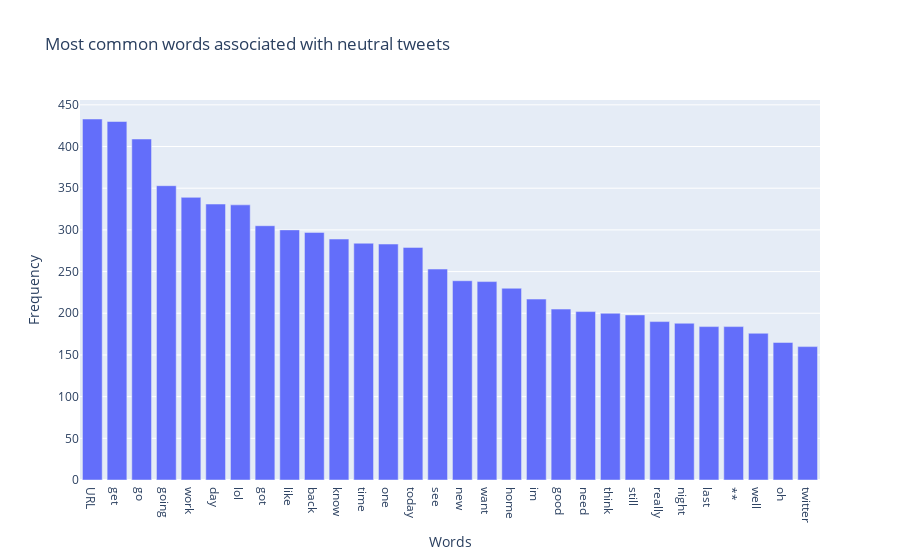

The code cell stored with this chart in its notebook:
### Code cell
plot_freq_dist(create_corpus(neutral_text_2), title = 'Most common words associated with neutral tweets')

### Figure 1 — Plotly figure (JSON) as saved in the notebook; plotly's stock layout.template omitted (floating-point values rounded to 4 significant figures)
{"data": [{"alignmentgroup": "True", "hovertemplate": "Words=%{x}<br>Frequency=%{y}<extra></extra>", "legendgroup": "", "marker": {"color": "#636efa"}, "name": "", "offsetgroup": "", "orientation": "v", "showlegend": false, "textposition": "auto", "type": "bar", "x": ["URL", "get", "go", "going", "work", "day", "lol", "got", "like", "back", "know", "time", "one", "today", "see", "new", "want", "home", "im", "good", "need", "think", "still", "really", "night", "last", "**", "well", "oh", "twitter"], "xaxis": "x", "y": [433, 430, 409, 353, 339, 331, 330, 305, 300, 297, 289, 284, 283, 279, 253, 239, 238, 230, 217, 205, 202, 200, 198, 190, 188, 184, 184, 176, 165, 160], "yaxis": "y"}], "layout": {"autosize": true, "barmode": "relative", "legend": {"tracegroupgap": 0}, "title": {"text": "Most common words associated with neutral tweets"}, "xaxis": {"anchor": "y", "autorange": true, "domain": [0, 1], "range": [-0.5, 29.5], "title": {"text": "Words"}, "type": "category"}, "yaxis": {"anchor": "x", "autorange": true, "domain": [0, 1], "range": [0, 455.8], "title": {"text": "Frequency"}, "type": "linear"}}}
